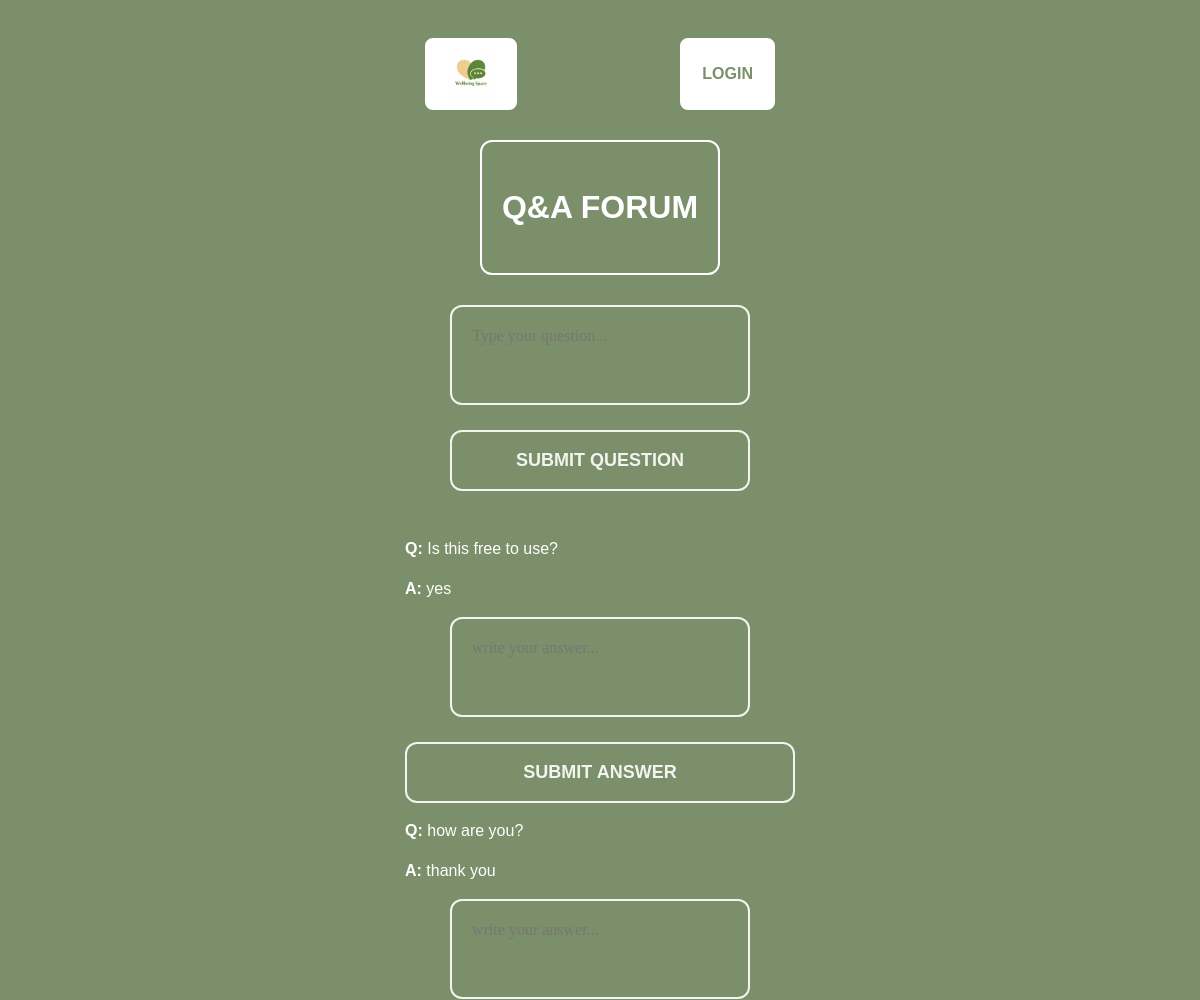
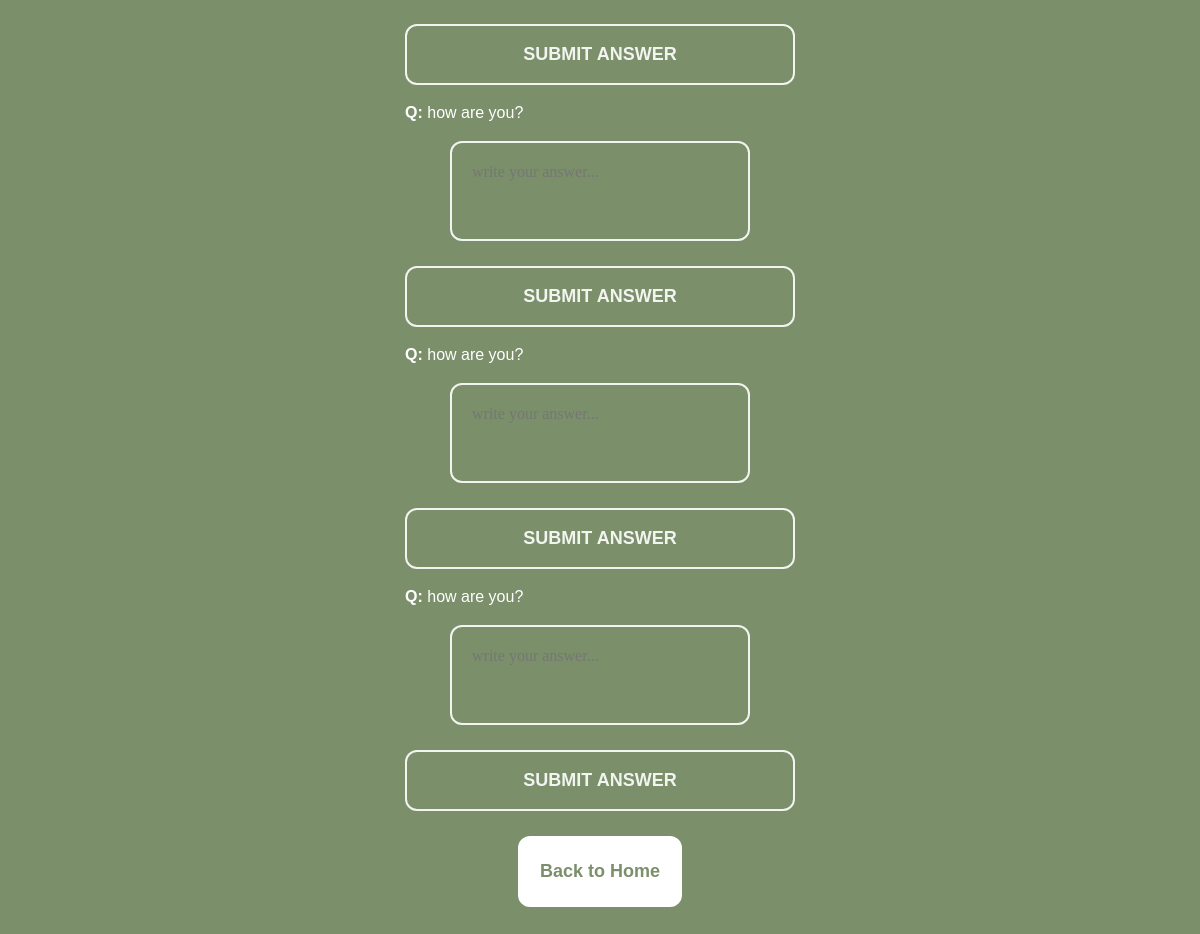
Page /qa_forum (signed in) on the committed database (2 pictures, top to bottom).
### models.py (models this page shows)
class Question(db.Model):
    id = db.Column(db.Integer, primary_key=True)
    content = db.Column(db.Text, nullable=False)
    timestamp = db.Column(db.DateTime, default=lambda: datetime.now(timezone.utc))
    user_id = db.Column(db.Integer, db.ForeignKey('user.id'), nullable=True)

class Answer(db.Model):
    id = db.Column(db.Integer, primary_key=True)
    content = db.Column(db.Text, nullable=False)
    timestamp = db.Column(db.DateTime, default=lambda: datetime.now(timezone.utc))
    question_id = db.Column(db.Integer, db.ForeignKey('question.id'), nullable=False)
    admin_id = db.Column(db.Integer, db.ForeignKey('user.id'), nullable=False)

### app.py (the view)
@app.route("/qa_forum")
def qa_forum():
    role = session.get("role", "user")
    questions = Question.query.order_by(Question.timestamp.desc()).all()
    answers = Answer.query.all()
    return render_template("qa_forum.html", role=role, questions=questions, answers=answers)

### templates/QA_Forum.html (shortened to what this page needs)
<!DOCTYPE html>
<html>
<head>
    <link rel="stylesheet" href="{{ url_for('static', filename='css/style.css') }}">
</head>
<body class="page-bg">
<div class="mobile-wrapper">
    <div class="top-bar">
        <a href="/" class="top-btn">
            <img src="{{ url_for('static', filename='images/logo.png') }}" alt="Logo" class="logo-img">
        </a>
        <a href="/login" class="top-btn">LOGIN</a>
    </div>
    <div class="page-header">
        <h1>Q&A FORUM</h1>
    </div>
     <div class="question-form">
        <form id="questionForm">
            <textarea class="typing-box2" name="question" placeholder="Type your question..." required></textarea>
             <button type="submit" class="placeholder-action login-btn">SUBMIT QUESTION</button>
        </form>
    </div>
    <div id="questionList" class="question-list">
        {% for q in questions %}
            <div class="question-box">
                <p><strong>Q:</strong> {{ q.content }}</p>
                {% for a in answers %}
                {% if a.question_id == q.id %}
                <p class="answer"><strong>A:</strong> {{ a.content }}</p>
                {% endif %}
                {% endfor %}
                {% if role == "admin" %}
                <form action="/answer_question/{{ q.id }}" method="POST">
                    <textarea name="answer" class="typing-box2" placeholder="write your answer..." required></textarea>
                    <button type="submit" class="placeholder-action login-btn">SUBMIT ANSWER</button>
                </form>
                {% endif %}
            </div>
            {% endfor %}
    </div>
    <a href="/" class="feature-btn">Back to Home</a>
</div>
</body>
</html>

### static/css/style.css (style rules this page uses)
:root { --primary: #7A8F6A; --secondary: #D9CBB8; --accent: #C57A5A; --surface: #EFE8DA; --text: #4A3F35; }
body { font-size: 16px; line-height: 1.5; font-family: 'Merriweather', serif; overflow-x: hidden; }
.mobile-wrapper { width: 100%; max-width: 430px; margin: 0 auto; padding: 0 20px; box-sizing: border-box; display: flex; flex-direction: column; align-items: center; overflow-x: hidden; }
.page-bg, .home-bg { background-color: var(--primary); min-height: 100vh; padding: 30px; }
.top-bar { display: flex; justify-content: space-between; align-items: center; width: 100%; max-width: 430px; margin: 0 auto 30px auto; padding: 0 20px; }
.logo-img { height: 48px; width: auto; }
.top-btn { background-color: white; color: var(--primary); padding: 10px 20px; border: 2px solid white; border-radius: 8px; font-weight: 700; text-decoration: none; display: inline-flex; align-items: center; height: 48px; transition: 0.2s ease; }
.login-btn { background-color: transparent; border: 2px solid white; color: white; font-weight: 700; border-radius: 12px; transition: 0.2s ease; display: block; width: 100%; text-align: center; padding: 18px; margin-top: 20px; }
.page-header { border: 2px solid white; padding: 20px; border-radius: 12px; text-align: center; color: white; margin-bottom: 30px; transition: 0.2s ease; }
.feature-btn { background-color: white; color: var(--primary); padding: 20px; border-radius: 12px; text-align: center; font-size: 18px; font-weight: 700; border: 2px solid white; text-decoration: none; transition: 0.2s ease; display: block; margin-bottom: 15px; margin-top: 25px; }
.placeholder-action, .login-btn, .link-btn { border: 2px solid white; border-radius: 12px; padding: 18px; margin-top: 20px; text-align: center; color: white; font-weight: 700; opacity: 0.9; font-size: 18px; transition: 0.2s ease; cursor: pointer; display: block; text-decoration: none; background-color: transparent; margin-top: 25px; }
.typing-box2 { width: 300px; height: 100px; box-sizing: border-box; border: 2px solid white; border-radius: 12px; background-color: transparent; color: white; padding: 20px; font-size: 16px; font-family: 'Merriweather', serif; opacity: 0.9; resize: none; outline: none; margin: 0 auto; display: block; }
.question-form { margin-bottom: 30px; text-align: center; }
.question-list { width: 100%; max-width: 430px; margin: 0 auto; text-align: left; overflow-x: hidden; }
body { background-color: #7b8e6a; font-family: 'Poppins', sans-serif; color: white; text-align: center; }
textarea { width: 70%; height: 60px; border-radius: 8px; border: none; padding: 10px; resize: none; }
.top-bar, .welcome-box, .feature-grid { width: 100%; max-width: 430px; box-sizing: border-box; }

### rows in the picture
Question: content "Is this free to use?"
Answer: content "yes"
Question: content "how are you?"
Answer: content "thank you"
Question: content "how are you?"
Question: content "how are you?"
Question: content "how are you?"
